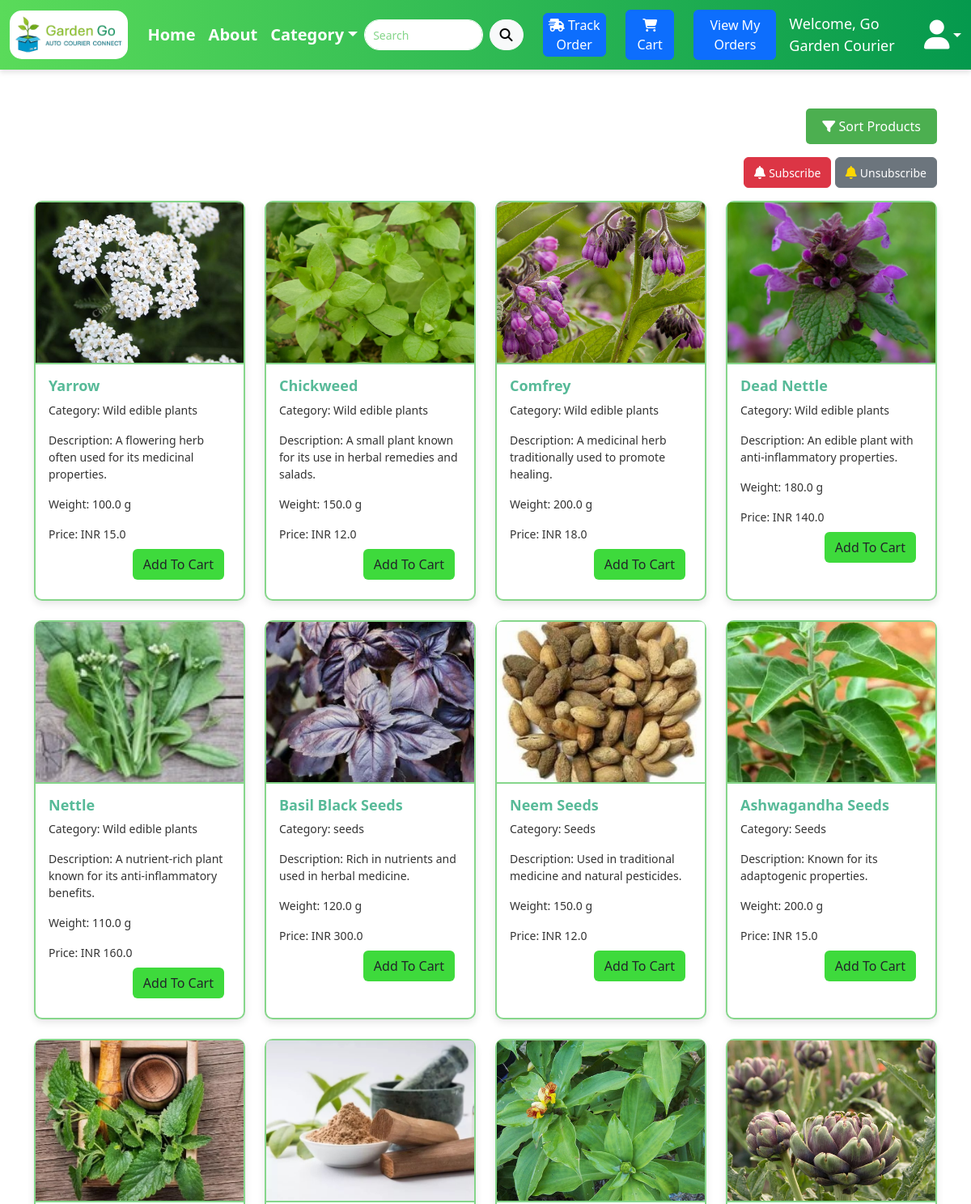
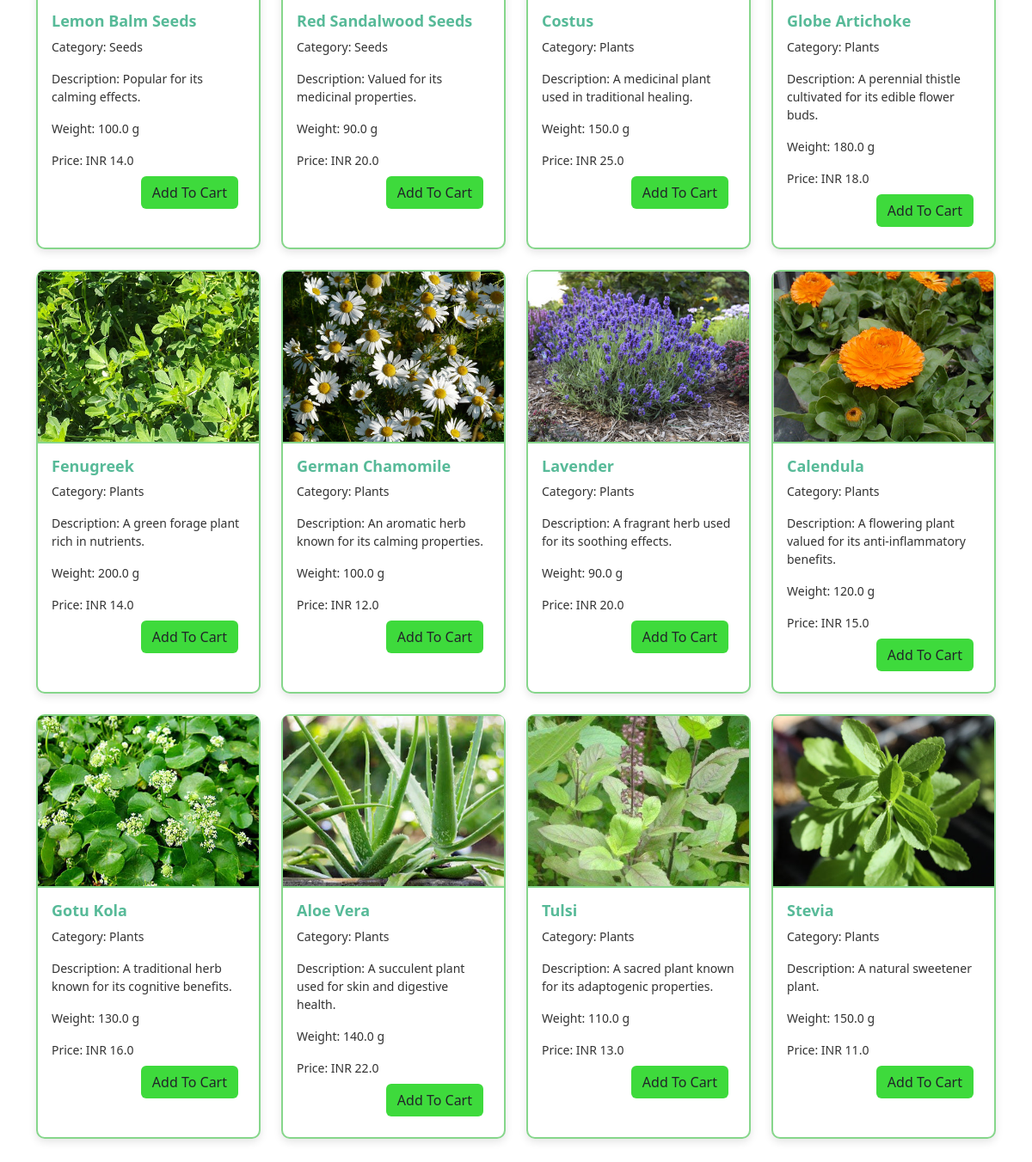
Page /products/ (signed in) on the committed database (2 pictures, top to bottom).
### model.py (models this page shows, shortened)
class User(db.Model):
    __tablename__ = 'user'
    user_id = db.Column(db.Integer, primary_key=True, autoincrement=True)
    name = db.Column(db.String(255), nullable=False)
    email = db.Column(db.String(255), unique=True, nullable=False)
    phone_number = db.Column(db.Integer, unique=True, nullable=False)
    password_hash = db.Column(db.String(255), nullable=False)
    role = db.Column(db.Enum('Customer', 'Admin', 'Courier'), default='Customer', nullable=False)
    created_at = db.Column(db.DateTime, default=lambda: datetime.now(IST))
    updated_at = db.Column(db.DateTime, default=lambda: datetime.now(IST), onupdate=lambda: datetime.now(IST))
    last_login = db.Column(db.DateTime, nullable=True)
    is_active = db.Column(db.Boolean, default=True)
    account_request = db.Column(db.Boolean, default=False)
    reset_tokens = db.relationship("PasswordResetToken", back_populates="user", cascade="all, delete-orphan")
    addresses = db.relationship("Address", back_populates="user", cascade="all, delete-orphan")
    orders = db.relationship('Order', backref='user')
    notifications = db.relationship('Notification', backref='user')
    delivery_issues = db.relationship('DeliveryIssue', back_populates='user')

class Product(db.Model):
    __tablename__ = 'product'
    product_id = db.Column(db.Integer, primary_key=True)
    name = db.Column(db.String(100))
    description = db.Column(db.String(255))
    category_id = db.Column(db.Integer, db.ForeignKey('category.category_id'))
    category_name = db.Column(db.String(100))
    cost_price = db.Column(db.Float)
    selling_price = db.Column(db.Float)
    weight = db.Column(db.Float)
    stock_quantity = db.Column(db.Integer)
    is_deleted = db.Column(db.Boolean, default=False)
    image_url = db.Column(db.String(255))
    added_date = db.Column(db.DateTime, default=datetime.utcnow)
    updated_date = db.Column(db.DateTime, default=datetime.utcnow)

### customer/customert2.py (the view, shortened to what this page needs)
@customert2.route("/", methods=["GET"])
def product_list():
    query = request.args.get("query", "").lower()
    sort = request.args.get("sort", "default")
    products = Product.query.all()
    user = None
    ordered_products = []
    if 'user_id' not in session:
        return redirect(url_for('logint1.login'))
    if 'user_id' in session:
        user = User.query.get(session['user_id'])
        user_id = user.user_id
        recent_order = Order.query.filter_by(user_id=user_id).order_by(Order.created_at.desc()).first()
        if recent_order:
            order_details = OrderDetail.query.filter_by(order_id=recent_order.order_id).all()
            ordered_products = [Product.query.get(detail.product_id) for detail in order_details]
    filtered_products = [
        product for product in products
        if query in product.name.lower()
        or query in product.category_name.lower()
        or query in str(product.selling_price).lower()
        or query in str(product.weight).lower()
    ]
    return render_template(
        "products.html",
        user=user,
        products=filtered_products if query else products,
        ordered_products=ordered_products,
        sort=sort
    )

### utils.py (called while the page is built, shortened)
def track_activity(app):
    @app.before_request
    def check_session_timeout():
        if "user_id" in session:
            now = datetime.now()
            last_activity = session.get("last_activity")
            session["last_activity"] = now.strftime("%Y-%m-%d %H:%M:%S")

def cache_control(app):
    @app.after_request
    def add_header(response):
        response.headers["Cache-Control"] = "no-cache, no-store, must-revalidate"
        response.headers["Pragma"] = "no-cache"
        response.headers["Expires"] = "0"
        return response

### customer/templates/products.html (shortened to what this page needs)
{% extends 'navbar.html' %}
{% block head %}
<link href="https://cdnjs.cloudflare.com/ajax/libs/font-awesome/6.0.0-beta3/css/all.min.css" rel="stylesheet"/>
{% endblock %}
{% block home %}
<li class="nav-item">
    <a class="nav-link" style="font-size: 20px;" href="{{ url_for('customert2.product_list') }}">Home</a>
</li>
{% endblock %}
{% block category %}
<li class="nav-item dropdown">
    <a class="nav-link dropdown-toggle" href="#" role="button" data-bs-toggle="dropdown" style="font-size: 20px;" aria-expanded="false">Category</a>
</li>
{% endblock %}
{% block sign %}
<a href="{{ url_for('couriert3.track_order') }}" class="btn btn-primary me-4" style="color: white; padding: 2px; margin: 8px;"><i class="fas fa-shipping-fast text-white"></i>
    Track Order</a></li>
<a href="{{ url_for('customert2.view_cart') }}"  class="btn btn-primary me-4">
    <i class="fa fa-shopping-cart"></i> Cart
</a>
{% if user %}
    <a href="{{ url_for('customert2.order_history') }}" class="btn btn-primary">View My Orders</a>
{% endif %}
<span class="me-2 mx-3" style="color:white; font-size: large;">
    Welcome, {{ user.name if user else 'Guest' }}
</span>
{% if user %}
<div class="dropdown">
    <a href="#" class="d-flex align-items-center text-decoration-none dropdown-toggle" id="profileDropdown" data-bs-toggle="dropdown" aria-expanded="false" style="color:white; font-size: large;">
        <i class="fa fa-user fa-2x" style="color:white;"></i>
    </a>
</div>
{% endif %}
{% endblock %}
{% block body %}
<div class="container my-5">
    <div class="text-end mb-3">
        <button class="btn-sort" data-bs-toggle="modal" data-bs-target="#sortModal">
            <i class="fas fa-filter"></i> Sort Products
        </button>
    </div>
    <div class="text-end mb-3">
            <form action="{{ url_for('customert2.subscribe') }}" method="POST" style="display: inline;">
                <button type="submit" class="btn btn-danger" name="subscribe_action" value="subscribe">
                    <i class="fas fa-bell" style="color: white;"></i>
                    <span style="font-size: 14px;">Subscribe</span>
                </button>
            </form>
            <form action="{{ url_for('customert2.unsubscribe') }}" method="POST" style="display: inline;">
                <button type="submit" class="btn btn-secondary" name="subscribe_action" value="unsubscribe">
                    <i class="fas fa-bell" style="color: gold;"></i>
                    <span style="font-size: 14px;">Unsubscribe</span>
                </button>
            </form>
    </div>
    <div class="row row-cols-1 row-cols-md-4 g-4">
        {% for product in products %}
        <div class="col">
            <a href="{{ url_for('customert2.product_detail', id=product.product_id) }}" class="text-decoration-none text-dark">
                <div class="card h-100">
                    <img src="{{ url_for('static', filename=product.image_url) }}" class="card-img-top" alt="{{ product.name }}">
                    <div class="card-body">
                        <h5 class="card-title">{{ product.name }}</h5>
                        <p class="card-text">Category: {{ product.category_name }}</p>
                        <p class="card-text">Description: {{ product.description }}</p>
                        <p class="card-text">Weight: {{ product.weight }} g</p>
                        <p class="card-text">Price: INR {{ product.selling_price }}</p>
                        <div class="text-end">
                            <a href="{{ url_for('customert2.direct_add_to_cart', product_id=product.product_id) }}"
                               class="btn btn-custom btn-buy-now m-2"
                               style="background-color: rgb(62, 218, 60);">
                                Add To Cart
                            </a>
                        </div>
                    </div>
                </div>
            </a>
        </div>
        {% else %}
        <p class="text-center">No products found.</p>
        {% endfor %}
    </div>
</div>
{% endblock %}

### customer/templates/products.html (style rules this page uses)
.card-img-top { height: 200px; object-fit: cover; }
.card { display: flex; flex-direction: column; }
.card-body { flex-grow: 1; }
.btn-sort { background-color: #4CAF50; color: white; border: none; padding: 10px 20px; border-radius: 5px; cursor: pointer; }

### rows in the picture
User: name "Go Garden Courier"
Product: image_url (picture), name "Yarrow", category_name "Wild edible plants", description "A flowering herb often used for its medicinal properties.", weight "100.0", selling_price "15.0"
Product: image_url (picture), name "Chickweed", category_name "Wild edible plants", description "A small plant known for its use in herbal remedies and salads.", weight "150.0", selling_price "12.0"
Product: image_url (picture), name "Comfrey", category_name "Wild edible plants", description "A medicinal herb traditionally used to promote healing.", weight "200.0", selling_price "18.0"
Product: image_url (picture), name "Dead Nettle", category_name "Wild edible plants", description "An edible plant with anti-inflammatory properties.", weight "180.0", selling_price "140.0"
Product: image_url (picture), name "Nettle", category_name "Wild edible plants", description "A nutrient-rich plant known for its anti-inflammatory benefits.", weight "110.0", selling_price "160.0"
Product: image_url (picture), name "Basil Black Seeds", category_name "seeds", description "Rich in nutrients and used in herbal medicine.", weight "120.0", selling_price "300.0"
Product: image_url (picture), name "Neem Seeds", category_name "Seeds", description "Used in traditional medicine and natural pesticides.", weight "150.0", selling_price "12.0"
Product: image_url (picture), name "Ashwagandha Seeds", category_name "Seeds", description "Known for its adaptogenic properties.", weight "200.0", selling_price "15.0"
Product: image_url (picture), name "Lemon Balm Seeds", category_name "Seeds", description "Popular for its calming effects.", weight "100.0", selling_price "14.0"
Product: image_url (picture), name "Red Sandalwood Seeds", category_name "Seeds", description "Valued for its medicinal properties.", weight "90.0", selling_price "20.0"
Product: image_url+name (picture), name "Costus", category_name "Plants", description "A medicinal plant used in traditional healing.", weight "150.0", selling_price "25.0"
Product: image_url (picture), name "Globe Artichoke", category_name "Plants", description "A perennial thistle cultivated for its edible flower buds.", weight "180.0", selling_price "18.0"
Product: image_url (picture), name "Fenugreek", category_name "Plants", description "A green forage plant rich in nutrients.", weight "200.0", selling_price "14.0"
Product: image_url (picture), name "German Chamomile", category_name "Plants", description "An aromatic herb known for its calming properties.", weight "100.0", selling_price "12.0"
Product: image_url+name (picture), name "Lavender", category_name "Plants", description "A fragrant herb used for its soothing effects.", weight "90.0", selling_price "20.0"
Product: image_url+name (picture), name "Calendula", category_name "Plants", description "A flowering plant valued for its anti-inflammatory benefits.", weight "120.0", selling_price "15.0"
Product: image_url (picture), name "Gotu Kola", category_name "Plants", description "A traditional herb known for its cognitive benefits.", weight "130.0", selling_price "16.0"
Product: image_url (picture), name "Aloe Vera", category_name "Plants", description "A succulent plant used for skin and digestive health.", weight "140.0", selling_price "22.0"
Product: image_url+name (picture), name "Tulsi", category_name "Plants", description "A sacred plant known for its adaptogenic properties.", weight "110.0", selling_price "13.0"
Product: image_url+name (picture), name "Stevia", category_name "Plants", description "A natural sweetener plant.", weight "150.0", selling_price "11.0"
